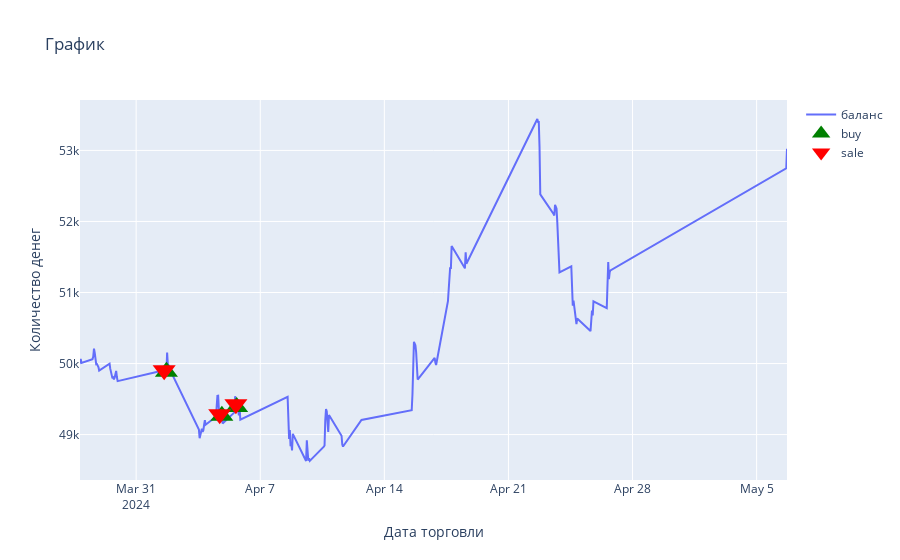

This figure's notebook cell:
### Code cell
fig = go.Figure()
fig.add_trace(go.Scatter(x= df_stat['date'], y=df_stat['portfolio_valuation'], name = "баланс"))
fig.add_trace(go.Scatter(x=buy['date'], y=buy['portfolio_valuation'], mode='markers', marker_symbol='triangle-up', name='buy', marker_size=20, line=dict(color='green',width=8)))
fig.add_trace(go.Scatter(x=sell['date'], y=sell['portfolio_valuation'], mode='markers', marker_symbol='triangle-down', name='sale', marker_size=20, line=dict(color='red',width=8)))
fig.update_layout(
        title="График",
        xaxis_title="Дата торговли",
        yaxis_title="Количество денег"
        #yaxis_title="Баланс после сделки"
)
fig.show()

### Figure 1 — Plotly figure (JSON) as saved in the notebook; plotly's stock layout.template omitted (floating-point values rounded to 4 significant figures; data arrays with more than 128 entries replaced by an {"elided": "..."} marker saying what was removed)
{"data": [{"name": "баланс", "type": "scatter", "x": {"elided": "131 str values"}, "y": {"elided": "131 float values"}}, {"line": {"color": "green", "width": 8}, "marker": {"size": 20, "symbol": "triangle-up"}, "mode": "markers", "name": "buy", "type": "scatter", "x": ["2024-04-01T16:59:00", "2024-04-04T20:01:27", "2024-04-05T16:02:34"], "y": [49880.0, 49260.0, 49390.0]}, {"line": {"color": "red", "width": 8}, "marker": {"size": 20, "symbol": "triangle-down"}, "mode": "markers", "name": "sale", "type": "scatter", "x": ["2024-04-01T13:55:17", "2024-04-04T17:05:49", "2024-04-05T15:01:25"], "y": [49910.0, 49290.0, 49430.0]}], "layout": {"title": {"text": "График"}, "xaxis": {"title": {"text": "Дата торговли"}}, "yaxis": {"title": {"text": "Количество денег"}}}}
